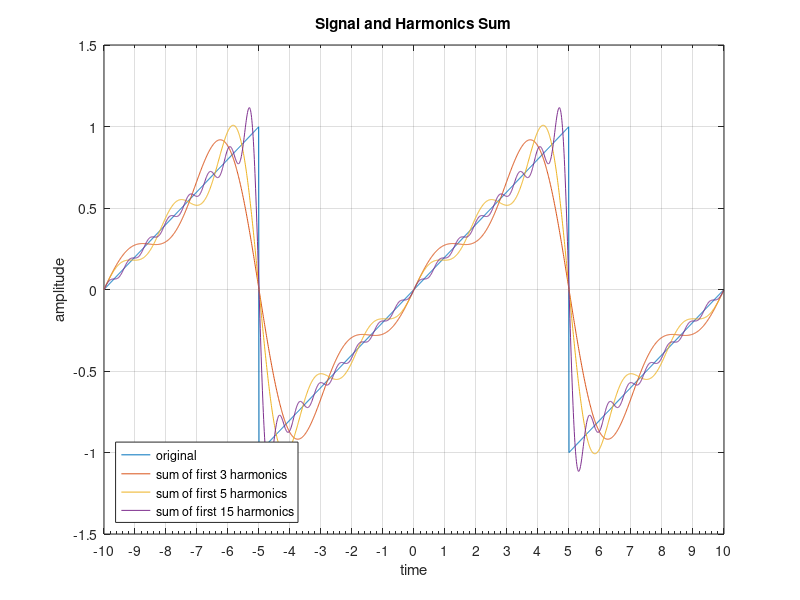

The MATLAB script that drew this image:
close all;
clear;

% given information
fs = 100;
t =-10:1/fs:10-1/fs;
x = sawtooth(2*pi*0.1*t+pi);

% construction the ak values based on Question 1.1
a0 = 0;
ak(1:15)=0;  % ak array
for k = 1:15
    ak(k) = 1i*(-1)^k/(k*pi);
end

% reproducing the signal using the first 3 harmonics
three_harmonics = a0;
for k = 1:3
   three_harmonics = three_harmonics +  2*  ak(k)*exp(1i*0.2*pi*k*t);
end

% reproducing the signal using the first 5 harmonics
five_harmonics = a0;
for k = 1:5
   five_harmonics = five_harmonics +  2*ak(k)*exp(1i*0.2*pi*k*t);
end

% reproducing the signal using the first 5 harmonics
fifteen_harmonics = a0;
for k = 1:15
   fifteen_harmonics = fifteen_harmonics +  2*ak(k)*exp(1i*0.2*pi*k*t);
end

% constructing the desired figure
hold on;
% plot 4 signals on top of each other
plot(t,x);
plot(t,three_harmonics);
plot(t,five_harmonics);
plot(t,fifteen_harmonics);
% set the title and the labels
title('Signal and Harmonics Sum');
xlabel('time');
ylabel('amplitude');
% adjust the y aksis range
ylim([-1.5 1.5]);
% add legend on bottom left corner
legend({'original','sum of first 3 harmonics','sum of first 5 harmonics','sum of first 15 harmonics'}, 'Location', 'southwest');
% add grid and adjust the grid precision
grid on;
xticks(-10:1:10);
set(gca,'XMinorTick','on');
% add grid to top and right also, without labels
axes('xlim', [-10 10], 'ylim', [-1.5 1.5], 'color', 'none', 'YAxisLocation', 'right', 'XAxisLocation', 'top','YTickLabel',[], 'XTickLabel',[], 'XMinorTick','on')
hold off
